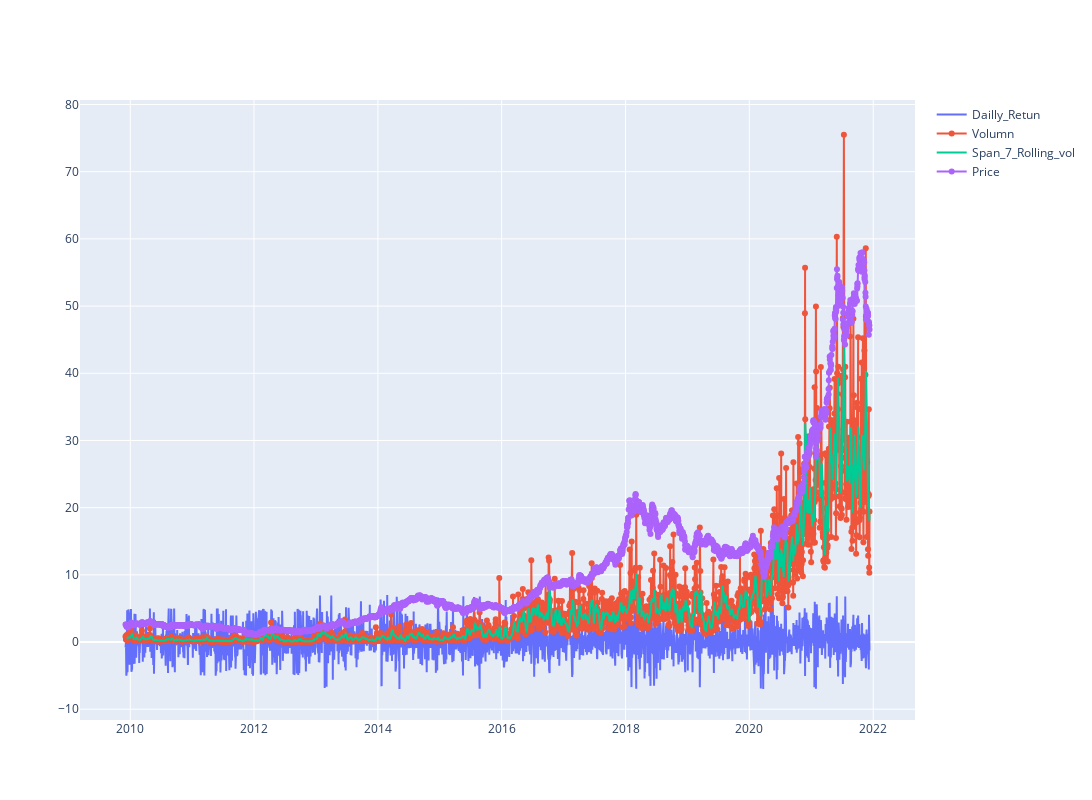

The notebook cell saved with this chart:
### Code cell
df['Volumn'] = df['<Volume>']/1000000
Volumnshort_rolling = df['Volumn'].rolling(window=7).mean()

fig = go.Figure()
fig.update_layout(  autosize=False,   width=1200,    height=800)
fig.add_trace(go.Scatter(x=df.datetime, y=df['Daily_return'], 
                        mode='lines', name='Dailly_Retun'))
fig.add_trace(go.Scatter(x=df.datetime, y=df['Volumn'], 
                        mode='lines+markers', name='Volumn'))

fig.add_trace(go.Scatter(x=df.datetime, y=Volumnshort_rolling, 
                      mode ='lines', name='Span_7_Rolling_vol'))

fig.add_trace(go.Scatter(x=df.datetime, y=df['<Close>'], 
                        mode='lines+markers', name='Price'))

### Figure 1 — Plotly figure (JSON) as saved in the notebook; plotly's stock layout.template omitted (floating-point values rounded to 4 significant figures; data arrays with more than 128 entries replaced by an {"elided": "..."} marker saying what was removed)
{"data": [{"mode": "lines", "name": "Dailly_Retun", "type": "scatter", "x": {"elided": "2999 str values"}, "y": {"elided": "2999 float values"}}, {"mode": "lines+markers", "name": "Volumn", "type": "scatter", "x": {"elided": "2999 str values"}, "y": {"elided": "2999 float values"}}, {"mode": "lines", "name": "Span_7_Rolling_vol", "type": "scatter", "x": {"elided": "2999 str values"}, "y": {"elided": "2999 float values"}}, {"mode": "lines+markers", "name": "Price", "type": "scatter", "x": {"elided": "2999 str values"}, "y": {"elided": "2999 float values"}}], "layout": {"autosize": false, "height": 800, "width": 1200}}
